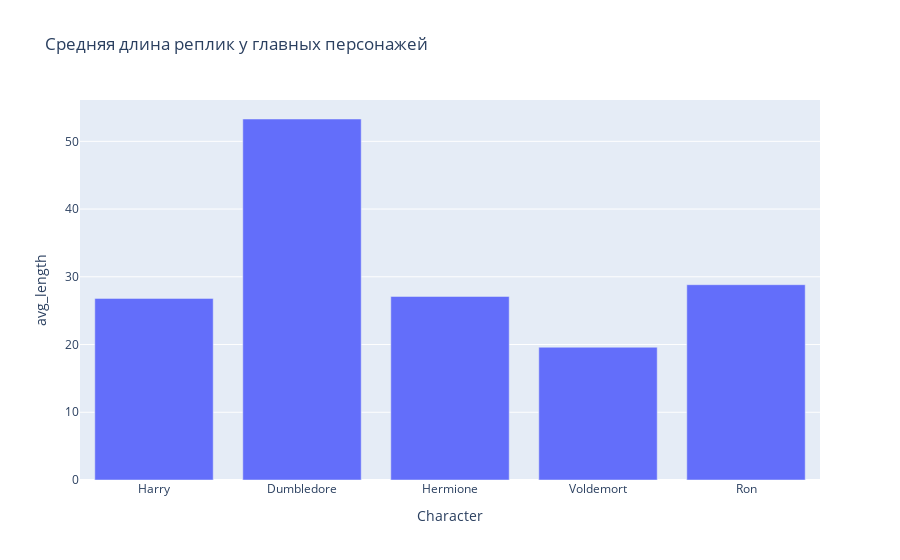

Notebook cell for this chart:
### Code cell
## Гипотеза 2: Дамблдор говорит длиннее всех из главных персонажей

df = run_query("""
SELECT 
    Character,
    AVG(LENGTH(Sentence)) AS avg_length
FROM quotes
WHERE Character IN ('Harry', 'Hermione', 'Ron', 'Dumbledore', 'Voldemort')
GROUP BY Character
""")

import plotly.express as px
px.bar(df, x="Character", y="avg_length", title="Средняя длина реплик у главных персонажей")

### Figure 1 — Plotly figure (JSON) as saved in the notebook; plotly's stock layout.template omitted (floating-point values rounded to 4 significant figures)
{"data": [{"hovertemplate": "Character=%{x}<br>avg_length=%{y}<extra></extra>", "legendgroup": "", "marker": {"color": "#636efa", "pattern": {"shape": ""}}, "name": "", "orientation": "v", "showlegend": false, "textposition": "auto", "type": "bar", "x": ["Harry", "Dumbledore", "Hermione", "Voldemort", "Ron"], "xaxis": "x", "y": [26.81, 53.3, 27.1, 19.6, 28.83], "yaxis": "y"}], "layout": {"barmode": "relative", "legend": {"tracegroupgap": 0}, "title": {"text": "Средняя длина реплик у главных персонажей"}, "xaxis": {"anchor": "y", "domain": [0, 1], "title": {"text": "Character"}}, "yaxis": {"anchor": "x", "domain": [0, 1], "title": {"text": "avg_length"}}}}
